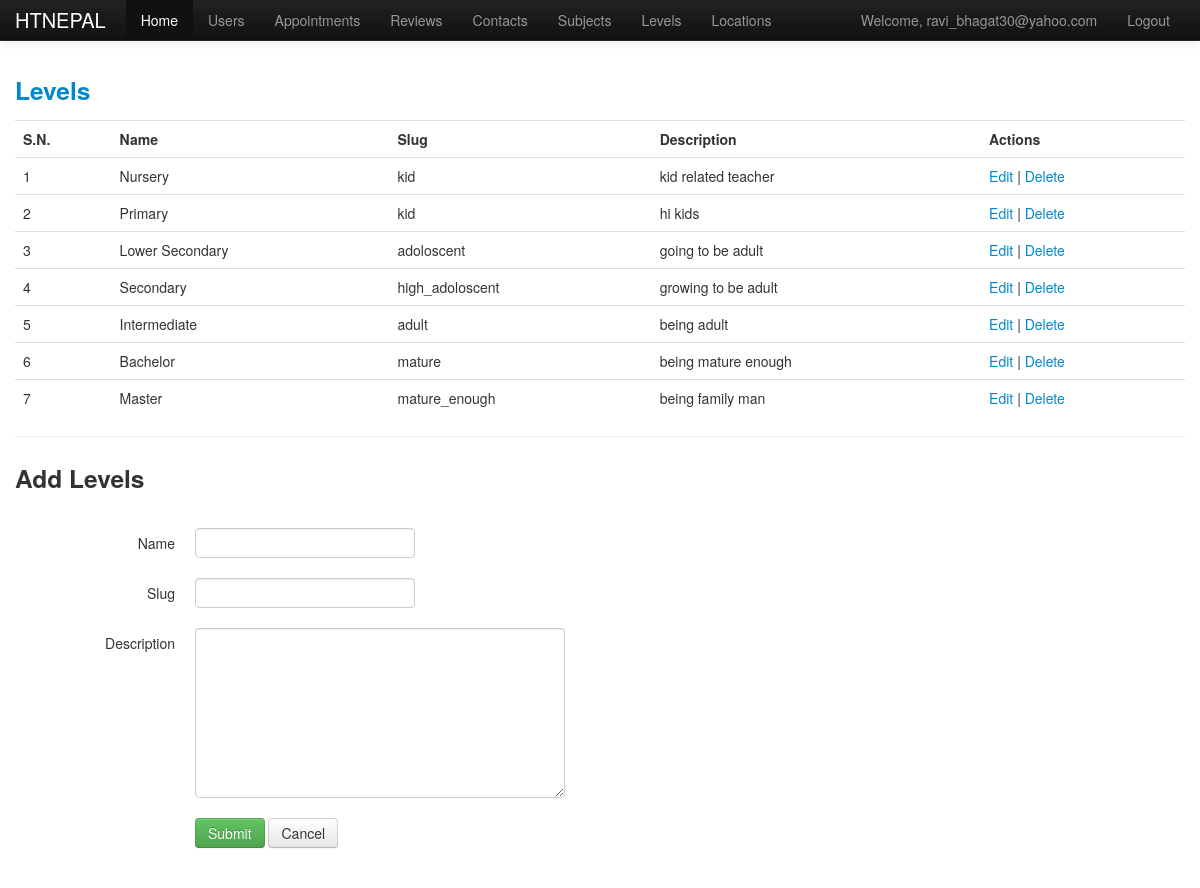
/backend/levels.php (signed in), run on the app's committed database.
### tables this page shows
CREATE TABLE IF NOT EXISTS `levels` (
  `id` int(11) NOT NULL AUTO_INCREMENT,
  `name` varchar(255) NOT NULL,
  `slug` varchar(255) NOT NULL,
  `description` text,
  PRIMARY KEY (`id`)
);

### backend/config.php (called while the page is built, shortened)
<?php
	$self = $_SERVER['PHP_SELF'];
	$protocol = $_SERVER['HTTPS'] == '' ? 'http://' : 'https://';
	$self_url = $protocol . $_SERVER['HTTP_HOST']. $_SERVER['REQUEST_URI'];
?>

### backend/levels.php (the view, shortened to what this page needs)
<?php
	include "config.php";
	$table = 'levels';
	$form_action = (isset($_GET['form_action'])) ? $_GET['form_action'] : "insert";
	$get_all_query = "select * from $table";
	$all_result = mysql_query($get_all_query);
?>
<!DOCTYPE html>
<html lang="en">
  <head>
    <link href="assets/css/bootstrap.css" rel="stylesheet">
    <link href="assets/css/bootstrap-responsive.css" rel="stylesheet">
  </head>
  <body>
 <?php include "navbar.php";?>
    <div class="container">
	<a href="<?php echo $self_url; ?>"><h3>Levels</h3></a>
	<?php if(mysql_num_rows($all_result)) { ?>
	<table class="table table-hover">
		<tr>
			<th>S.N.</th>
			<th>Name</th>
			<th>Slug</th>
			<th>Description</th>
			<th>Actions</th>
		</tr>
		<?php $i=1; while( $single_row = mysql_fetch_assoc($all_result)) { ?>
			<tr>
				<td><?php echo $i;?></td>
				<td><?php echo $single_row['name']; ?></td>
				<td><?php echo $single_row['slug']; ?></td>
				<td><?php echo $single_row['description']; ?></td>
				<td>
					<a href="levels.php?form_action=edit&id=<?php echo $single_row['id'];?>">Edit</a> |
					<a href="levels.php?form_action=delete&id=<?php echo $single_row ['id'];?>">Delete</a>
				</td>
			</tr>
		<?php $i++; } ?>
		</table>
		<?php } else { ?>
		No data available.
		<?php } ?>
		<hr/>
		<?php include "levels_form.php"; ?>
    </div>
  </body>
</html>

### backend/navbar.php (shortened to what this page needs)
<div class="navbar navbar-inverse navbar-fixed-top">
   <div class="navbar-inner">
     <div class="container">
       <a class="brand"> HTNEPAL</a>
       <div class="nav-collapse collapse">
         <ul class="nav">
           <li class="active"><a href="index.php">Home</a></li>
           <li><a href="users.php">Users</a></li>
           <li><a href="appointment.php">Appointments</a></li>
           <li><a href="reviews.php">Reviews</a></li>
  <li><a href="contact.php">Contacts</a></li>
           <li><a href="subjects.php">Subjects</a></li>
  <li><a href="levels.php">Levels</a></li>
           <li><a href="locations.php">Locations</a></li>
</ul>
<ul class="nav pull-right">
           <li><a href="view_profile.php?id=<?php echo $_SESSION['user_id'];?>">Welcome, <?php echo $_SESSION['email']; ?></a></li>
           <li><a href="logout.php">Logout</a></li>
</ul>
       </div>
     </div>
   </div>
 </div>

### backend/levels_form.php (shortened to what this page needs)
<?php if ($form_action == "edit") { ?>
	<h3>Edit Levels </h3>
<?php } else { ?>
	<h3>Add Levels</h3>
<?php } ?>
<form class="form-horizontal" method ="POST" action="" enctype="multipart/form-data">
		<div class="control-group">
		  <br/>
		   <label class="control-label" for="inputFirstName">Name</label>
		  <div class="controls">
			<input type="text" name="name" value="<?php if( isset($form_values['name'])) echo $form_values['name']; ?>" />
		  </div>
		</div>
		<div class="control-group">
		  <label class="control-label" for="inputFirstName">Slug</label>
		  <div class="controls">
			<input type="text" name="slug" value="<?php if( isset($form_values['slug'])) echo $form_values['slug']; ?>" />
		</div>
		<br/>
		<div class="control-group">
		  <label class="control-label" for="inputPhone">Description</label>
		  <div class="controls">
			<textarea rows="8" class="span4" name="description" /><?php if( isset($form_values['description'])) echo $form_values['description']; ?></textarea>
		  </div>
		</div>
		<div class="control-group">
		  <div class="controls">
			<button type="submit" name="submit_<?php echo $form_action;?>" value="submit-<?php echo $form_action;?>" class="btn btn-success">Submit</button>
			<a class="btn" href="<?php echo $self; ?>">Cancel</a>
			</div>
		</div>
</form>

### backend/levels.php (style rules this page uses)
body { padding-top: 60px; }

### data on the page
levels: name "Nursery", slug "kid", description "kid related teacher"
levels: name "Primary", slug "kid", description "hi kids"
levels: name "Lower Secondary", slug "adoloscent", description "going to be adult"
levels: name "Secondary", slug "high_adoloscent", description "growing to be adult"
levels: name "Intermediate", slug "adult", description "being adult"
levels: name "Bachelor", slug "mature", description "being mature enough"
levels: name "Master", slug "mature_enough", description "being family man"

### other printed values
$_SESSION['email'] "ravi_bhagat30@yahoo.com"
